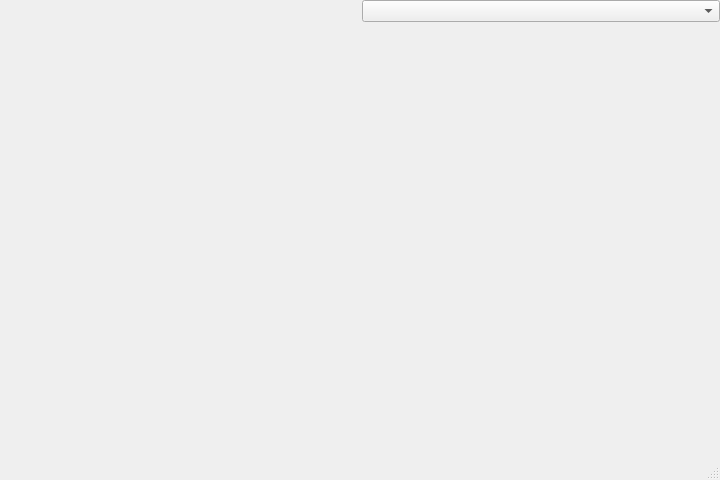
<?xml version="1.0" encoding="UTF-8"?>
<ui version="4.0">
 <class>Integraseparum</class>
 <widget class="QMainWindow" name="Integraseparum">
  <property name="geometry">
   <rect>
    <x>0</x>
    <y>0</y>
    <width>720</width>
    <height>480</height>
   </rect>
  </property>
  <property name="minimumSize">
   <size>
    <width>720</width>
    <height>480</height>
   </size>
  </property>
  <property name="windowTitle">
   <string>Integraseparum</string>
  </property>
  <widget class="QWidget" name="centralwidget">
   <layout class="QGridLayout" name="gridLayout" rowstretch="0,10" rowminimumheight="0,10">
    <property name="leftMargin">
     <number>0</number>
    </property>
    <property name="topMargin">
     <number>0</number>
    </property>
    <property name="rightMargin">
     <number>0</number>
    </property>
    <property name="bottomMargin">
     <number>0</number>
    </property>
    <property name="spacing">
     <number>3</number>
    </property>
    <item row="0" column="1">
     <widget class="QComboBox" name="comboBox"/>
    </item>
    <item row="0" column="0">
     <widget class="QLabel" name="labelContents">
      <property name="text">
       <string/>
      </property>
     </widget>
    </item>
    <item row="1" column="0" colspan="2">
     <widget class="QLabel" name="label">
      <property name="minimumSize">
       <size>
        <width>320</width>
        <height>160</height>
       </size>
      </property>
      <property name="text">
       <string/>
      </property>
      <property name="alignment">
       <set>Qt::AlignCenter</set>
      </property>
     </widget>
    </item>
   </layout>
  </widget>
  <widget class="QStatusBar" name="statusbar"/>
 </widget>
 <resources/>
 <connections/>
</ui>
